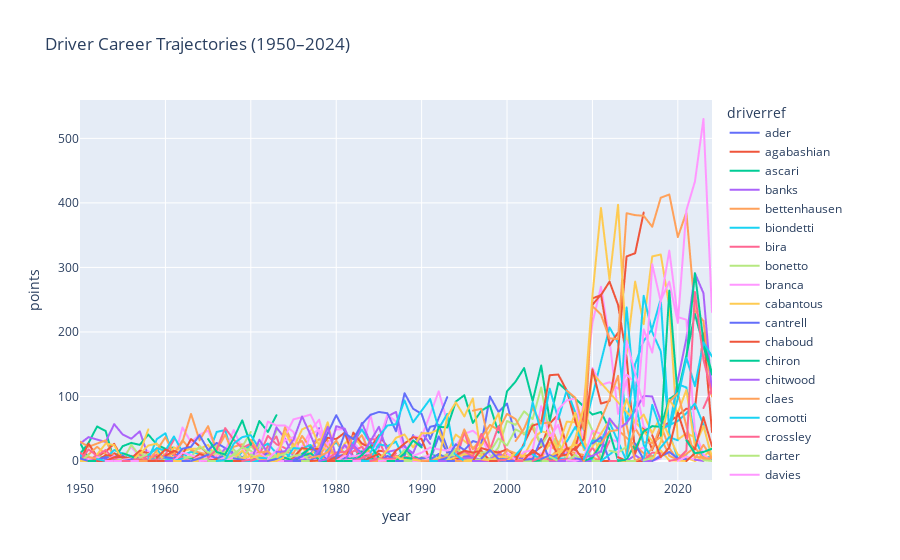

Write notebook code for a chart like this one.
### Markdown cell above
### Dashboard 2: Driver Analysis
	• Career trajectories
	• Head-to-head comparisons
	• Performance heatmaps

### Code cell
# Career Trajectories
career = (
    df.groupby(['year', 'driverref'])['points']
    .sum().reset_index()
)
fig_career = px.line(
    career, x='year', y='points', color='driverref',
    title="Driver Career Trajectories (1950–2024)"
)
fig_career.write_html("results/visualizations/dashboard2_career_trajectories.html")
fig_career.show()
